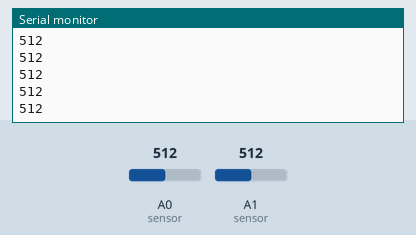
This sketch was run on a simulated Arduino Uno, built with avr-gcc and run on an emulated ATmega328P. Shown: the last lines printed to the serial monitor. The test bench sets the inputs (shaded band); at power-on: A0 (sensor) = 512, A1 (sensor) = 512.

Above: at 1.2 s.
1.3 s: A0 (sensor) set to 716
At 2.4 s:
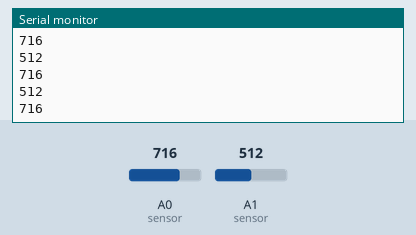
2.8 s: A1 (sensor) set to 306
At 3.9 s:
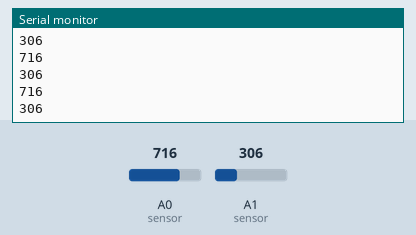
4.3 s: A0 (sensor) set to 900
At 5.2 s:
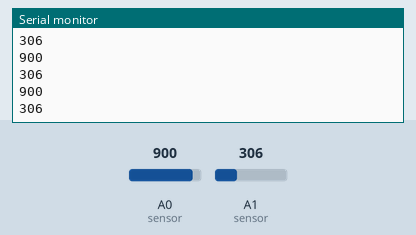
5.8 s: A1 (sensor) set to 122
Timing chart, 0 to 6.5 s (numbered marks = the images above; inputs shaded):
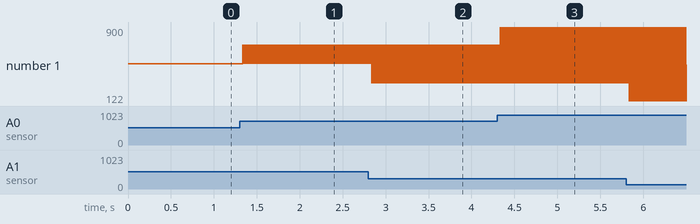

The sketch:

PC_COM_Two_sensor_arduino.ino
```cpp
/*
 Write analog read values to the serial port, followed by the Carriage Return and LineFeed terminator.

 Sampling from pin A1 with a frequency of 320 Hz
 */

boolean doFsrSample = false;

void setup() {
  // Initialize serial communication at 19200 bits per second:
  Serial.begin(19200);

  cli();                  // stop interrupts
  // TIMER 0 for interrupt frequency 320.5128205128205 Hz:
  TCCR0A = 0;             // set entire TCCR0A register to 0
  TCCR0B = 0;             // same for TCCR0B
  TCNT0  = 0;             // initialize counter value to 0

  // set compare match register for 2khz increments
  OCR0A = 194;            // = (16*10^6) / (2000*64) - 1 (must be <256)
  // turn on CTC mode
  TCCR0A |= (1 << WGM01);
  // Set CS02, CS01 and CS00 bits for 256 prescaler
  TCCR0B |= (1 << CS02) | (0 << CS01) | (0 << CS00);
  // enable timer compare interrupt
  TIMSK0 |= (1 << OCIE0A);
  sei();                  // allow interrupts
}

ISR(TIMER0_COMPA_vect){   // interrupt commands for TIMER 0 here
  doFsrSample = true;
}

void loop() {
  if(doFsrSample){
    // Write the analog data, followed by the terminator "Carriage Return" and "Linefeed".
    Serial.print(analogRead(A0)); // FSR sensor
    Serial.write(13);
    Serial.write(10);
    Serial.print(analogRead(A1)); // Strain gauge sensor
    Serial.write(13);
    Serial.write(10);
    doFsrSample = false;  // prevent reentry
  }
}
```

Measured:
- after the input at 1.3 s, the serial monitor: prints a new line at once (image 1)
- after the input at 2.8 s, the serial monitor: prints a new line at once (image 2)
- after the input at 4.3 s, the serial monitor: prints a new line at once (image 3)
- plotted number 1: 512 → 716 after the input at 1.3 s, 716 → 306 after the input at 2.8 s, 306 → 900 after the input at 4.3 s
